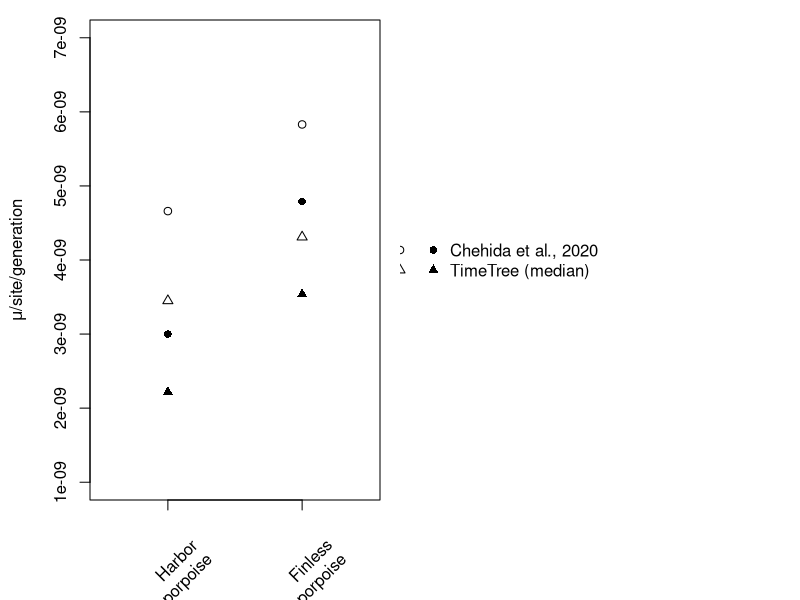

Write R code to recreate this figure.
# Divergence and mutation rate estimation for vaquita

# Morin et al. (2020) used a mutation rate of 1.08e-8/site/gen, based on the estimated 
# nuclear mutation rate of 9.10e-10/site/year in odontocetes (Dornburg et al., 2012) and 
# a generation time in vaquitas of 11.9 years.

# Here we calculate a new estimate using genome-wide divergence

# Harbor porpoise (Phocoena phocoena) and finless porpoise (Neophocaena phocaenoides) 
# aligned to vaquita reference genome

# Minor filters applied:
# - Repeats masked
# - Autosomes only
# - Min depth 1/3x mean, max depth 2x mean
# - Min QD of 4
# - SNPs and monomorphic REF calls only


################################################################################
# Genotype stats

# Harbor porpoise
HOMREF1=1225065884
HOMALT1=4295333
HET1=1862503
TOTAL1=1231223720

# Heterozygosity
PI1=HET1/TOTAL1
# 0.001512725

# Divergence (number of alt alleles in hets and hom. alt divided by the total number of 
# alleles)
DIV1=(HET1+(2*HOMALT1))/(2*TOTAL1)
# 0.004245032


# Finless porpoise
HOMREF2=1159799038
HOMALT2=5641882
HET2=1102535
TOTAL2=1166543455

# Heterozygosity
PI2=HET2/TOTAL2
# 0.0009451298

# Divergence (number of alt alleles divided by the total number of alleles)
DIV2=(HET2+(2*HOMALT2))/(2*TOTAL2)
# 0.005308975


################################################################################
# Mutation rate estimation

# Generation time (in years)
G=11.9


# CHEHIDA ET AL. 2020 SPLIT TIME
Split=5.42e6

T=Split/G

# Assuming u=DIV/2T
# Here, we ignore the time to coalescence in the ancestral population, which is okay when 
# 2Tu >> pi

# Harbor porpoise
DIV1/(2*T)
# 4.660137e-09

# Finless porpoise
DIV2/(2*T)
# 5.828118e-09

# Assuming u=(DIV-PI)/2T
# Here, we incorporate time to coalescence in the ancestral population, and we assume 
# that current pi = ancestral pi

# Harbor porpoise
(DIV1-PI1)/(2*T)
# 2.999489e-09

# Finless porpoise
(DIV2-PI2)/(2*T)
# 4.790568e-09


# TIMETREE SPLIT TIMES
# Median times from TimeTree.org (two divergence times, one for each porpoise with vaquita)
Split1=7.33e6
Split2=8.15e6

T1=Split1/G
T2=Split1/G

# Assuming u=DIV/2T
# Here, we ignore the time to coalescence in the ancestral population, which is okay when 
# 2Tu >> pi

# Harbor porpoise
DIV1/(2*T1)
# 3.445831e-09

# Finless porpoise
DIV2/(2*T2)
# 4.309468e-09

# Assuming u=(DIV-PI)/2T
# Here, we incorporate time to coalescence in the ancestral population, and we assume 
# that current pi = ancestral pi

# Harbor porpoise
(DIV1-PI1)/(2*T1)
# 2.217903e-09

# Finless porpoise
(DIV2-PI2)/(2*T2)
# 3.542275e-09


################################################################################
# Plot mutation rates

# Rates
hp=c(4.66e-09, 3.00e-09, 3.45e-09, 2.22e-09)
fp=c(5.83e-09, 4.79e-09, 4.31e-09, 3.54e-09)

setwd("~/Vaquita/analysis/polarization_mutationrate")
pdf("vaquita_divergence_mutationrate.pdf", width=5, height=3, pointsize=10)

par(mfrow=c(1,2))
par(mar=c(5,4.5,1,1))

plot(c(rep(1, length(hp)), rep(2, length(fp))), c(hp, fp), xlim=c(0.5,2.5), 
ylim=c(1e-9, 7e-9), pch=c(1,16,2,17,1,16,2,17), xlab="", 
ylab=expression(paste(mu,"/site/generation", sep="")), axes=F)

axis(side=2)
axis(side=1, labels=F, at=c(1,2))
par(xpd=T)
text(c(1,2)+.25, rep(1e-10, 2), c("Harbor\nporpoise","Finless\nporpoise"), srt=45, adj=1)
box()
par(mar=c(5,1,1,1))
par(xpd=T)
plot(0,0, type="n", axes=F, xlab="", ylab="")
l=legend("left", legend=c("Chehida et al., 2020", "TimeTree (median)"), bty="n")

points(rep(l$text$x, 2)-c(.3,.1), rev(sort(rep(l$text$y, 2))), pch=c(1,16,2,17))

dev.off()

